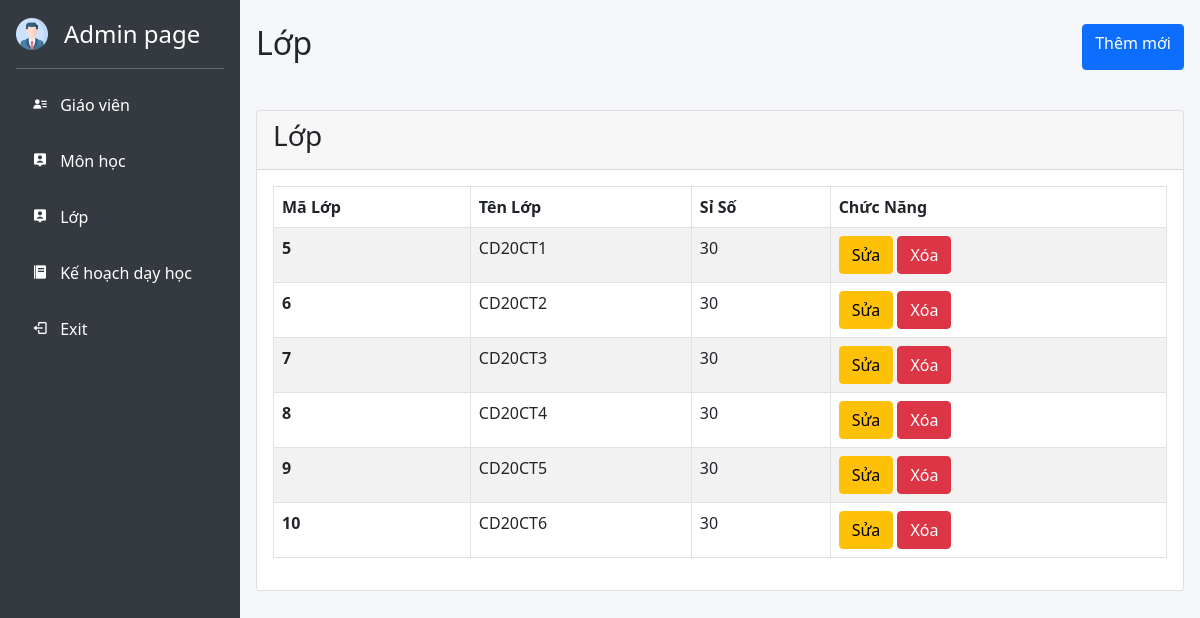
The page /Admin/index.php?controller=class&action=show on the database its author committed.
### tables this page shows
CREATE TABLE IF NOT EXISTS `tblop` (
  `maLop` int(11) NOT NULL AUTO_INCREMENT,
  `tenLop` varchar(12) NOT NULL,
  `siSo` int(11) NOT NULL,
  PRIMARY KEY (`maLop`)
);

### Admin/Model/connect.php (called while the page is built, shortened)
<?php
class connect{
    var $db = null;
	public function __construct()
	{
		$dsn = 'mysql:host=localhost;dbname=tracnghiemonline';
		$user = 'root';
		$pass = 'root';
		try {
			$this->db = new PDO($dsn, $user, $pass, array(PDO::MYSQL_ATTR_INIT_COMMAND => "SET NAMES utf8"));
		} catch (PDOexception $e) {
			echo $e->getMessage();
			echo "Khong thanh cong";
			exit();
		}
	}
	public function getList($select)
	{
		$results = $this->db->query($select);
		return $results;
	}
}

### Admin/Model/lop.php (called while the page is built, shortened)
<?php
class Lop
{
    public function getListClass()
    {
        $db = new connect();
        $sql = "SELECT * FROM tblop";
        $r = $db->getList($sql);
        return $r;
    }
}

### Admin/View/class/class.php (the view)
<div class="row">
    <div class="col-12 p-3 mt-2 mb-2 ">
        <section class="d-flex justify-content-between">
            <h2 class="text-center">Lớp</h2>
            <a class="btn btn-primary" href="./index.php?controller=class&action=addBtn">Thêm mới</a>
        </section>
    </div>
</div>
<div class="row">
    <div class="col-ms-12 p-3">
        <div class="card">
            <div class="card-header">
                <h3>Lớp</h3>
            </div>
            <div class="card-body">
                <table class="table table-striped table-hover table-bordered">
                    <thead>
                        <tr>
                            <th scope="col">Mã Lớp</th>
                            <th scope="col">Tên Lớp</th>
                            <th scope="col">Sỉ Số</th>
                            <th scope="col">Chức Năng</th>
                        </tr>
                    </thead>
                    <tbody>
                        <?php
                            $lop = new Lop();
                            $r =  $lop->getListClass();
                            while($set = $r->fetch()):
                        ?>
                        <tr>
                            <th scope="row"><?php echo $set[0] ?></th>
                            <td><?php echo $set[1] ?></td>
                            <td><?php echo $set[2] ?></td>
                            <td>
                                <a class="btn btn-warning" href="./index.php?controller=class&action=editBtn&id=<?php echo $set[0]?>" role="button">Sửa</a>
                                <a class="btn btn-danger" href="./index.php?controller=class&action=deleteBtn&id=<?php echo $set[0]?>" role="button">Xóa</a>
                            </td>
                        </tr>
                        <?php
                        endwhile;
                        ?>
                    </tbody>
                </table>
            </div>
        </div>
    </div>
</div>

### Admin/index.php (shortened to what this page needs)
<?php
    include "./Model/connect.php";
    include "./Model/lop.php";
?>
<!DOCTYPE html>
<html lang="en">
<head>
    <link rel="stylesheet" href="./src/lib/bootstrap-5.1.1-dist/css/bootstrap.min.css">
    <link rel="stylesheet" href="./src/lib/boxicons-2.0.7/css/boxicons.min.css">
    <link rel="stylesheet" href="./src/css/style.css">
</head>
<body>
        <?php include "./View/header.php"; ?>
    <div class="container" style="background-color: #f4f6f9;">
        <?php
            $controller = isset($_GET['controller'])
                        ? $_GET['controller']
                        :(isset($_POST['controller'])
                        ? $_POST['controller']
                        : "teacher");
            include "./Controller/$controller"."Controller.php";
        ?>
    </div>
</body>
</html>

### Admin/View/header.php
<div id="top" class="d-flex flex-column flex-shrink-0 p-3 text-white sidemenu" style="width: 240px;min-height: 100vh;background: #343a40; position: relative;">
    <a href="./index.php" class="d-flex align-items-center mb-3 mb-md-0 me-md-auto text-white text-decoration-none">
        <img src="./src/image/avaimage.png" style="width: 32px; height: 32px;" class="me-3" alt="">
        <span class="fs-4">Admin page</span>
    </a>
    <hr>
    <ul class="nav nav-pills flex-column mb-auto">
        <li class="mb-3">
            <a href="./index.php?controller=teacher&action=show" class="nav-link text-white">
                <i class='bx bxs-user-detail me-2'></i>
                Giáo viên
            </a>
        </li>
        <li class="mb-3">
            <a href="./index.php?controller=subject&action=show" class="nav-link text-white">
            <i class='bx bxs-user-pin me-2'></i>
                Môn học
            </a>
        </li>
        <li class="mb-3">
            <a href="./index.php?controller=class&action=show" class="nav-link text-white">
                <i class='bx bxs-user-pin me-2'></i>
                Lớp
            </a>
        </li>
        <li class="mb-3">
            <a href="./index.php?controller=plan&action=show" class="nav-link text-white">
            <i class='bx bxs-food-menu me-2' ></i>
                Kế hoạch dạy học
            </a>
        </li>
        <li class="mb-3">
            <a href="../" class="nav-link text-white">
            <i class='bx bx-log-out me-2'></i>
                Exit
            </a>
        </li>
    </ul>
</div>

### Admin/Controller/classController.php (shortened to what this page needs)
<?php
if (isset($_GET['action'])) {
    $action = $_GET['action'];
}else if(isset($_POST['action'])){
    $action = $_POST['action'];
}else $action = "show";
switch ($action) {
    case 'show':
        include "./View/class/class.php";
        break;
}

### Admin/src/css/style.css (style rules this page uses)
body { margin: 0; padding: 0; box-sizing: border-box; width: 100%; min-height: 100vh; display: flex; }

### rows shown on the page
tblop: maLop "5", tenLop "CD20CT1", siSo "30"
tblop: maLop "6", tenLop "CD20CT2", siSo "30"
tblop: maLop "7", tenLop "CD20CT3", siSo "30"
tblop: maLop "8", tenLop "CD20CT4", siSo "30"
tblop: maLop "9", tenLop "CD20CT5", siSo "30"
tblop: maLop "10", tenLop "CD20CT6", siSo "30"
